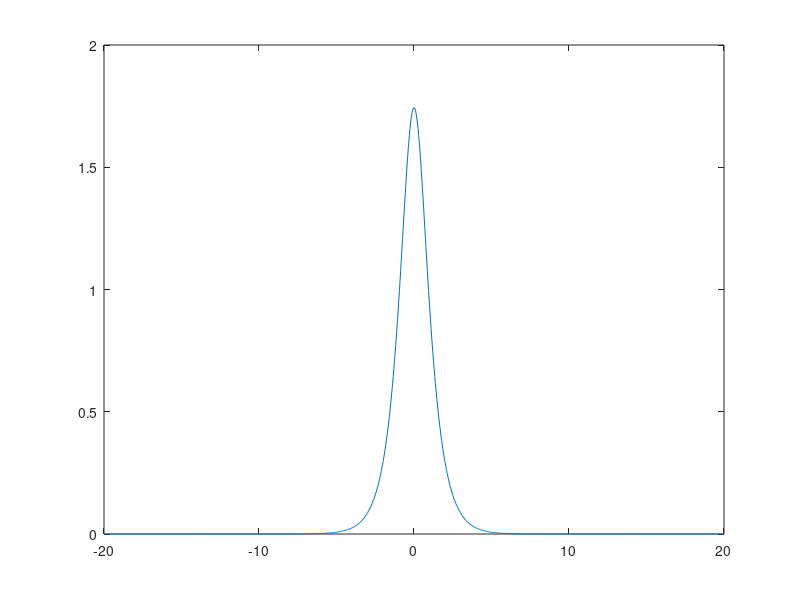

MATLAB code for this plot: (Note: this script raises an error after producing the figure.)
% 1D BMP algorithm based on Crank Nicolson scheme

dz = 1.0;
Nz = 100;

xmin=-20;
xmax=20;
N=1000;

% initial field
A=1.0;
w=10.0;
kx=0.1;
cr=0.0;

% waveguide
wg=5;
n=1.55;
ns=1.5;
nc=1.5;

% ---------

D=(xmax-xmin)/(N-1);
D2=D^2;
x=xmin:D:xmax;

z=0:dz:(Nz-1)*dz;
phi=zeros(Nz,N);

%phi(1,:)=A*exp(-x.^2/w^2).*exp(i*kx*x).*exp(i*cr*x.^2);
beta=1.52;
phi(1,:)=sqrt(2*beta)*sech(sqrt(beta)*x);
u=phi(1,:)'
plot(x,phi(1,:));

% refractive index
%dn=ones(1,N)*ns;
%I=find(abs(x)<wg/2);
%I1=find(x<-w/2);

%dn(I)=n;
%dn(I1)=nc;
plot(x,dn);
%pause;

alpha=-i*dz*0.5;
b=-alpha*ones(N-1,1)/D2;



for j=2:Nz
    dn=abs(u).^2;
    a=(1.0 - alpha*(-2.0/D2 + dn)).*ones(N,1);
    M=diag(a,0)+diag(b,1)+diag(b,-1);

     u=M*u;
     M=2*eye(N)-M;
      
     if abs(u(3))>0
       t1=u(2)/u(3);
     else t1=0; end
         
     if abs(u(N-2))>0
        t2=u(N-1)/u(N-2);
     else t2=0; end
      
     if imag(t1)<0
        t1=1; end
     if imag(t2)<0
        t2=1; end      
    M(1,1)=1;
    M(1,2)=-t1;
    u(1)=0;
    M(N,N)=1;
    M(N,N-1)=-t2;
    u(N)=0;
      
    u=M\u;
    M=2*eye(N)-M;
    phi(j,:)=u;

    disp(j);
end

surf(x,z,abs(phi));
shading interp;


